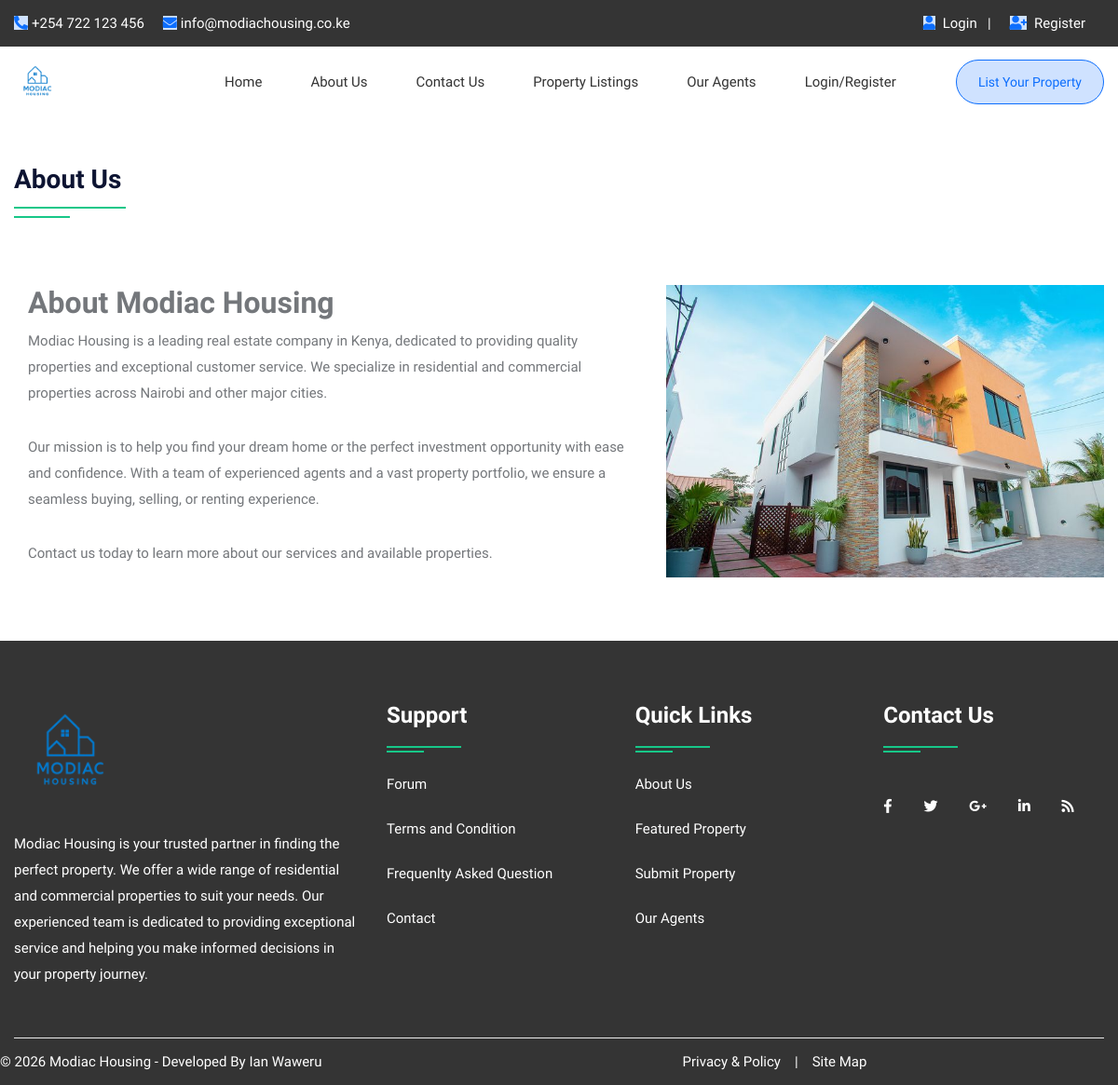
Page /about.php on the committed database.
### tables this page shows
CREATE TABLE `about` (
    `id` int(10) NOT NULL,
    `title` varchar(100) NOT NULL,
    `content` longtext NOT NULL,
    `image` varchar(300) NOT NULL
);

### about.php (the view, shortened to what this page needs)
<!DOCTYPE html>
<html lang="en">
<head>
<link rel="stylesheet" type="text/css" href="css/bootstrap.min.css">
<link rel="stylesheet" type="text/css" href="css/bootstrap-slider.css">
<link rel="stylesheet" type="text/css" href="css/jquery-ui.css">
<link rel="stylesheet" type="text/css" href="css/layerslider.css">
<link rel="stylesheet" type="text/css" href="css/color.css" id="color-change">
<link rel="stylesheet" type="text/css" href="css/owl.carousel.min.css">
<link rel="stylesheet" type="text/css" href="css/font-awesome.min.css">
<link rel="stylesheet" type="text/css" href="fonts/flaticon/flaticon.css">
<link rel="stylesheet" type="text/css" href="css/style.css">
</head>
<body>
<div id="page-wrapper">
    <div class="row">
		<?php include("include/header.php");?>
        <div class="full-row">
            <div class="container">
				<?php
					$query=mysqli_query($con,"SELECT * FROM about");
					while($row=mysqli_fetch_array($query))
					{
				?>
				<div class="row">
                    <div class="col-md-12 col-lg-12">
                        <h3 class="double-down-line-left text-secondary position-relative pb-4 mb-4"><?php echo $row['1'];?></h3>
                    </div>
                </div>
                <div class="row about-company">
                    <div class="col-md-12 col-lg-7">
                        <div class="about-content">
                            <?php echo $row['2'];?>
                        </div>
                    </div>
                    <div class="col-md-12 col-lg-5 mt-5">
                        <div class="about-img"> <img src="admin/upload/<?php echo $row['3'];?>" alt="about image"> </div>
                    </div>
                </div>
				<?php } ?>
            </div>
        </div>
		<?php include("include/footer.php");?>
</div>
</body>
</html>

### css/color.css (style rules this page uses)
:root { --theme-ordinary-color: #74777b; }
:root { --theme-primary-color: #17c788; }
:root { --theme-secondary-color: #0d1432; }
:root { --theme-white-color: #fff; }
:root { --theme-light-color: #f8f8f8; }
:root { --theme-gray-color: #f5f5f5; }
:root { --theme-footer-color: #091b4b; }
:root { --theme-dark-color: #091b4b; }
:root { --text-light-color: #a3a7af; }
:root { --theme-primary-opacity-color: rgba(11, 191, 141, .8); }
:root { --theme-secondary-opacity-color: rgba(13,20,50,0.7); }
:root { --theme-white-opacity-color: rgba(255, 255, 255, 0.3); }
:root { --theme-dark-opacity-color: rgba(0, 0, 0, 0.5); }
:root { --theme-ordinary-font: 'Muli', sans-serif; }
:root { --theme-highlight-font: 'Comfortaa', cursive; }

### css/style.css (style rules this page uses)
.container, .container-fluid { transition: all 0.6s ease 0s; -moz-transition: all 0.6s ease 0s; -webkit-transition: all 0.6s ease 0s; -o-transition: all 0.6s ease 0s; }
#page-wrapper { padding-left: 15px; padding-right: 15px; background-color: #fff; overflow: hidden !important; position: relative; }
.text-ordinary, a.text-ordinary, .text-ordinary a, body, .dropdown-item, .footer-widget li a, .text-ordinary .jslider .jslider-label, .breadcrumb-item > a, .list-text-white a.dropdown-item { color: var(--theme-ordinary-color); }
.text-secondary, .text-secondary a, a.text-secondary, a.hover-text-secondary:hover, .hover-text-secondary:hover, .hover-text-secondary a:hover { color: var(--theme-secondary-color) !important; }
[class*="double-down-line"]::before, [class*="double-down-line"]::after { background-color: var(--theme-primary-color); }
body { font-family: var(--theme-ordinary-font); font-size: 15px; line-height: 28px; }
h1, .h1, h2, .h2, h3, .h3, h4, .h4, h5, .h5, h6, .h6 { font-family: var(--theme-highlight-font); font-weight: 700; }
p { line-height: 28px; margin-bottom: 10px; }
img { width: 100%; }
.full-row { position: relative; width: 100%; padding: 50px 0; }
[class*="double-down-line"] { position: relative; padding-bottom: 35px; }
[class*="double-down-line"]::before, [class*="double-down-line"]::after { content: ""; height: 2px; position: absolute; }
[class*="double-down-line"]::before { width: 120px; bottom: 10px; }
[class*="double-down-line"]::after { width: 60px; bottom: 0; }
[class*="double-down-line-left"]::before, [class*="double-down-line-left"]::after { left: 0; }
::placeholder { font: var(--theme-ordinary-font); font-size: 15px; font-weight: 400; color: #fff; }
.about-content p, .service-text p { margin-bottom: 30px; }

### rows in the picture
about: title "About Us", content "About Modiac Housing Modiac Housing is a leading real estate company in Kenya, dedicated to providing quality properties and exceptional customer service. We specialize in residential and commercial properties across Nairobi and other major cities. Our mission is to help you find your dream home or the perfect investment opportunity with ease and confidence. With a team of experienced agents and a vast property portfolio, we ensure a seamless buying, selling, or renting experience. Contact us today to learn more about our services and available properties.", image (picture)
